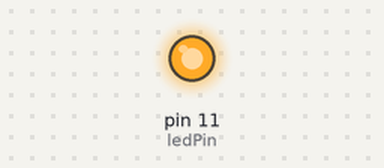
This program was run on a simulated Raspberry Pi (header pin numbers). Parts: output pins drawn as LEDs (lit = HIGH). What the program prints to the terminal is not drawn.

Above: at 0.1 s.
Timing chart, 0 to 1.6 s (numbered marks = the images above):
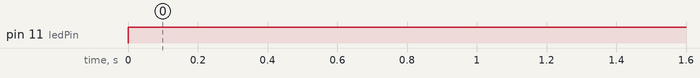

The program:

SenseLED.py
```python
#!/usr/bin/env python3
########################################################################
# Filename    : SenseLED.py
# Description : Control led with infrared Motion sensor.
# auther      : www.freenove.com
# modification: 2021/1/1
########################################################################
import RPi.GPIO as GPIO

ledPin = 11       # define ledPin
sensorPin = 18    # define sensorPin

def setup():
    GPIO.setmode(GPIO.BOARD)        # use PHYSICAL GPIO Numbering
    GPIO.setup(ledPin, GPIO.OUT)    # set ledPin to OUTPUT mode
    GPIO.setup(sensorPin, GPIO.IN)  # set sensorPin to INPUT mode

def loop():
    while True:
        if GPIO.input(sensorPin)==GPIO.HIGH:
            GPIO.output(ledPin,GPIO.LOW) # turn on led
            print ('led turned off >>>')
        else :
            GPIO.output(ledPin,GPIO.HIGH) # turn off led
            print ('led turned on <<<')

def destroy():
    GPIO.cleanup()                     # Release GPIO resource

if __name__ == '__main__':     # Program entrance
    print ('Program is starting...')
    setup()
    try:
        loop()
    except KeyboardInterrupt:  # Press ctrl-c to end the program.
        destroy()
```

Measured:
- by itself, pin 11 (ledPin): LOW → HIGH at 0.00 s
